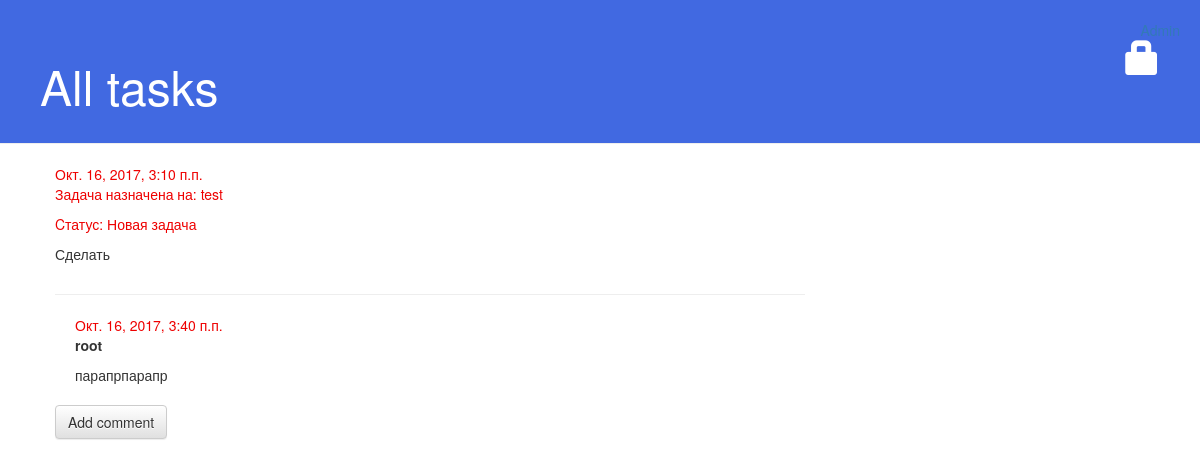
Before: /task/23/ with the older database file.
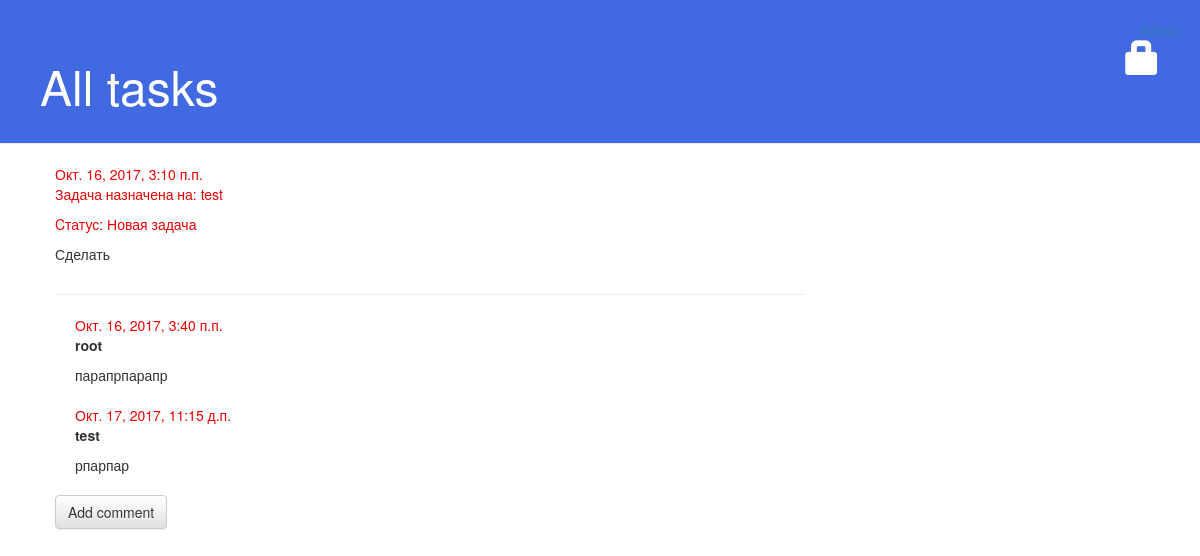
After: the same page with the newer database file.
### assignment_of_tasks/models.py (models this page shows, shortened)
class Comment(models.Model):
    task = models.ForeignKey('assignment_of_tasks.Task', related_name='comments')
    author = models.ForeignKey('auth.User', related_name='participant')
    text = models.TextField()
    created_date = models.DateTimeField(default=timezone.now)

### assignment_of_tasks/views.py (the view)
# urls.py: url(r'^task/(?P<pk>\d+)/$', views.task_detail, name='task_detail'),
def task_detail(request, pk):
    task = get_object_or_404(Task, pk=pk)
    return render(request, 'tasks/task_detail.html', {'task': task})

### assignment_of_tasks/templates/tasks/task_detail.html (shortened to what this page needs)
{% extends 'tasks/base.html' %}
{% block content %}
<div class="post">
    <div class="date">
        {{ task.created_date }}
        <p> Задача назначена на: {{ task.assigned_to }} </p>
        <p> Cтатус: {{ task.get_status_display }} </p>
    </div>
    <p>{{ task.text|linebreaksbr }}</p>
</div>
<hr>
{% for comment in task.comments.all %}
<div class="comment">
    <div class="date">{{ comment.created_date }}</div>
    <strong>{{ comment.author }}</strong>
    <p>{{ comment.text|linebreaks }}</p>
</div>
{% empty %}
<p>No comments here yet :(</p>
{% endfor %}
<a class="btn btn-default" href="{% url 'add_comment_to_task' pk=task.pk %}">Add comment</a>
{% endblock %}

Changed rows visible on the page:
added Comment: created_date "Окт. 17, 2017, 11:15 д.п.", author "test", text "рпарпар"
